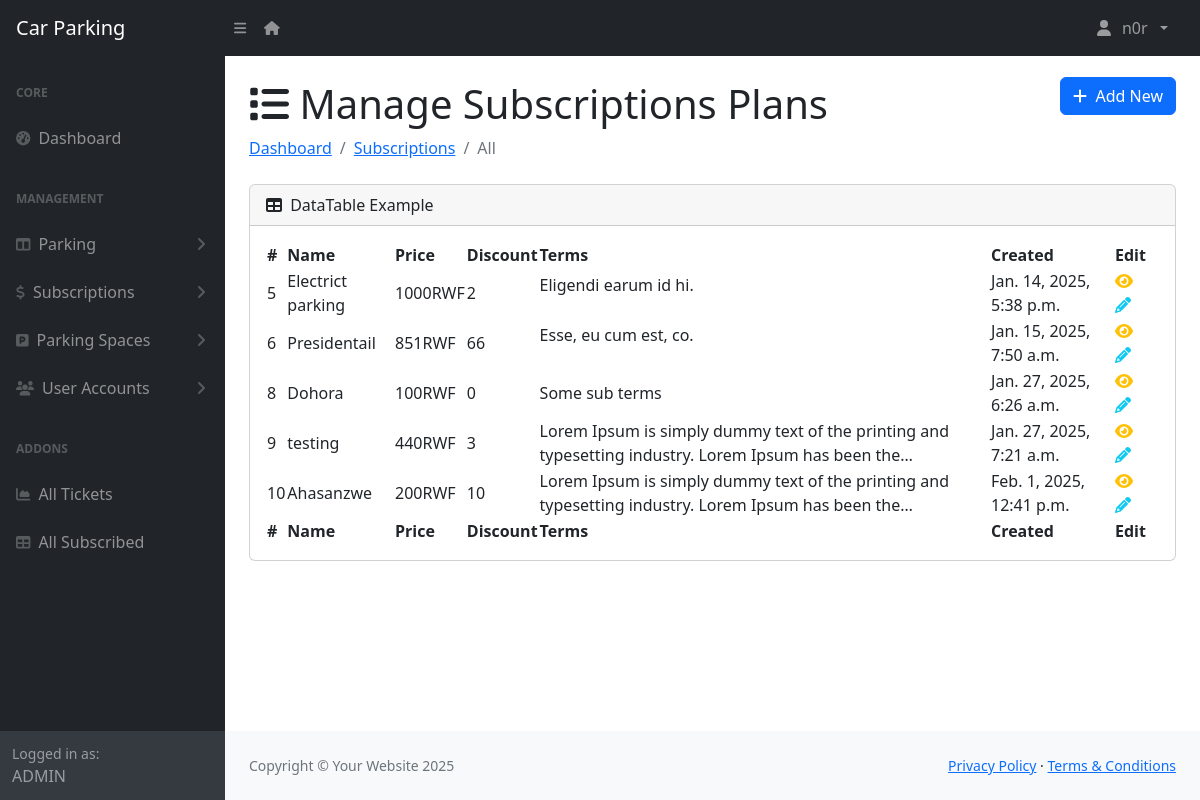
/dashboard/subscriptions (signed in), run on the app's committed database.
### app/models.py (models this page shows, shortened)
class User(AbstractUser):
    class Role(models.TextChoices):
        ATTENDANTS = "ATTENDANTS", "Attendants"
        ADMIN = "ADMIN", "Admin"
        CLIENT = "CLIENT", "Client"
    role = models.CharField(
        max_length=50,
        choices=Role.choices,
        default=Role.CLIENT  # Set default role to CLIENT
    )
    phone_number = models.CharField(
        validators=[phone_regex],
        max_length=10,
        unique=True,
        null=True
    )
    groups = models.ManyToManyField(
        'auth.Group',
        related_name='users',
        blank=True,
        help_text='The groups this user belongs to.'
    )
    user_permissions = models.ManyToManyField(
        'auth.Permission',
        related_name='users',
        blank=True,
        help_text='Specific permissions for this user.'
    )

class Subscription(models.Model):
    name = models.CharField(max_length=255, unique=True)
    price = models.IntegerField()
    discount_rate = models.PositiveIntegerField(validators=[MaxValueValidator(100)])
    terms = models.TextField()
    created_at = models.DateTimeField(auto_now_add=True)

### app/views.py (the view)
# urls.py: path('dashboard/subscriptions', views.subscriptions, name="subscriptions"),
@login_required
@admin_required
def subscriptions(request):
    sublist = Subscription.objects.all()
    context={
        'subscriptions': sublist,
        'active_menu': 'subscriptions'
    }
    return render(request, "dashboard/subscriptions.html", context)

### app/templates/app/dashboard/subscriptions.html (shortened to what this page needs)
{% extends 'dashboard/base.html' %}
{% block content %}
<div class="container-fluid px-4">
  <div class="d-flex justify-content-between align-items-center">
    <h1 class="mt-4"><i class="fas fa-list"></i> Manage Subscriptions Plans </h1>
    <a href="{% url 'create_subscription' %}" class="btn btn-primary"><i class="fas fa-plus me-2"></i>Add New</a>
  </div>
      <ol class="breadcrumb mb-4">
          <li class="breadcrumb-item"><a href="{% url 'dashboard' %}"> Dashboard </a></li>
          <li class="breadcrumb-item "><a href="{% url 'subscriptions' %}">Subscriptions</a></li>
          <li class="breadcrumb-item active">All</li>
      </ol>
    <div class="card mb-4">
      <div class="card-header">
          <i class="fas fa-table me-1"></i>
          DataTable Example
      </div>
      <div class="card-body">
          <table id="datatablesSimple">
            <thead>
              <tr>
                <th>#</th>
                <th>Name</th>
                <th>Price</th>
                <th>Discount</th>
                <th>Terms</th>
                <th>Created</th>
                <th>Edit</th>
              </tr>
            </thead>
              <tfoot>
                <tr>
                  <th>#</th>
                  <th>Name</th>
                  <th>Price</th>
                  <th>Discount</th>
                  <th>Terms</th>
                  <th>Created</th>
                  <th>Edit</th>
                </tr>
              </tfoot>
              <tbody>
                {% for sub in subscriptions %}
                <tr>
                  <td>{{ sub.id }}</td>
                  <td>{{ sub.name }}</td>
                  <td>{{ sub.price }}RWF</td>
                  <td>{{ sub.discount_rate }}</td>
                  <td>{{ sub.terms|safe|truncatechars:100 }}</td>
                  <td>{{ sub.created_at }}</td>
                  <td>
                    <a href="{% url 'subscription_view' sub.pk %}"><i class="fas fa-eye me-2 text-warning"></i></a>
                    <a href="{% url 'update_subscription' sub.pk %}"><i class="fas fa-pencil me-2 text-info"></i></a>
                </td>
                </tr>
            {% endfor %}
              </tbody>
          </table>
      </div>
  </div>
    </div>
{% endblock %}

### app/templates/app/dashboard/includes/nav.html (shortened to what this page needs)
{% load humanize %}
<nav class="sb-topnav navbar navbar-expand navbar-dark bg-dark">
  <a class="navbar-brand ps-3" href="{% url 'dashboard' %}">Car Parking</a>
  <button class="btn btn-link btn-sm order-1 order-lg-0 me-4 me-lg-0" id="sidebarToggle" href="#!"><i class="fas fa-bars"></i></button>
  <a href="/" class="btn btn-link btn-sm order-1 order-lg-0 me-4 me-lg-0" id="sidebarToggle" href="#!"><i class="fas fa-house"></i></a>
  <ul class="navbar-nav ms-auto ms-md-0 me-3 me-lg-4">
      <li class="nav-item dropdown">
          <a class="nav-link dropdown-toggle" id="navbarDropdown" href="#" role="button" data-bs-toggle="dropdown" aria-expanded="false"><i class="fas fa-user fa-fw"></i> &nbsp;{{ request.user.username }} &nbsp;</a>
      </li>
  </ul>
</nav>

### app/templates/app/dashboard/includes/admin-sidebar.html (shortened to what this page needs)
<div id="layoutSidenav_nav">
  <nav class="sb-sidenav accordion sb-sidenav-dark" id="sidenavAccordion">
      <div class="sb-sidenav-menu">
          <div class="nav">
              <div class="sb-sidenav-menu-heading">Core</div>
              <a class="nav-link" href="{% url 'dashboard' %}">
                  <div class="sb-nav-link-icon"><i class="fas fa-tachometer-alt"></i></div>
                  Dashboard
              </a>
              <div class="sb-sidenav-menu-heading">Management</div>
              <a class="nav-link collapsed" href="#" data-bs-toggle="collapse" data-bs-target="#collapseLayouts" aria-expanded="false" aria-controls="collapseLayouts">
                  <div class="sb-nav-link-icon"><i class="fas fa-columns"></i></div>
                  Parking
                  <div class="sb-sidenav-collapse-arrow"><i class="fas fa-angle-down"></i></div>
              </a>
              <a class="nav-link collapsed" href="#" data-bs-toggle="collapse" data-bs-target="#collapsePages" aria-expanded="false" aria-controls="collapsePages">
                <div class="sb-nav-link-icon"><i class="fas fa-dollar"></i></div>
                Subscriptions
                <div class="sb-sidenav-collapse-arrow"><i class="fas fa-angle-down"></i></div>
            </a>
            <a class="nav-link collapsed" href="#" data-bs-toggle="collapse" data-bs-target="#collapseSpaces" aria-expanded="false" aria-controls="collapseSpaces">
                <div class="sb-nav-link-icon"><i class="fas fa-parking"></i></div>
                Parking Spaces
                <div class="sb-sidenav-collapse-arrow"><i class="fas fa-angle-down"></i></div>
            </a>
            <a class="nav-link collapsed" href="#" data-bs-toggle="collapse" data-bs-target="#collapseAccounts" aria-expanded="false" aria-controls="collapseAccounts">
                <div class="sb-nav-link-icon"><i class="fas fa-users"></i></div>
                User Accounts
                <div class="sb-sidenav-collapse-arrow"><i class="fas fa-angle-down"></i></div>
            </a>
              <div class="sb-sidenav-menu-heading">Addons</div>
              <a class="nav-link" href="{% url 'allticket' %}">
                  <div class="sb-nav-link-icon"><i class="fas fa-chart-area"></i></div>
                  All Tickets
              </a>
              <a class="nav-link" href="{% url 'subscription_list' %}">
                  <div class="sb-nav-link-icon"><i class="fas fa-table"></i></div>
                  All Subscribed
              </a>
          </div>
      </div>
      <div class="sb-sidenav-footer">
          <div class="small">Logged in as:</div>
          {{ request.user.role }}
      </div>
  </nav>
</div>

### data on the page
User: user.username "n0r", user.role "ADMIN"
Subscription: id "5", name "Electrict parking", price "1000", discount_rate "2", terms "Eligendi earum id hi.", created_at "Jan. 14, 2025, 5:38 p.m."
Subscription: id "6", name "Presidentail", price "851", discount_rate "66", terms "Esse, eu cum est, co.", created_at "Jan. 15, 2025, 7:50 a.m."
Subscription: id "8", name "Dohora", price "100", discount_rate "0", terms "Some sub terms", created_at "Jan. 27, 2025, 6:26 a.m."
Subscription: id "9", name "testing", price "440", discount_rate "3", terms "Lorem Ipsum is simply dummy text of the printing and typesetting industry. Lorem Ipsum has been the…", created_at "Jan. 27, 2025, 7:21 a.m."
Subscription: id "10", name "Ahasanzwe", price "200", discount_rate "10", terms "Lorem Ipsum is simply dummy text of the printing and typesetting industry. Lorem Ipsum has been the…", created_at "Feb. 1, 2025, 12:41 p.m."
